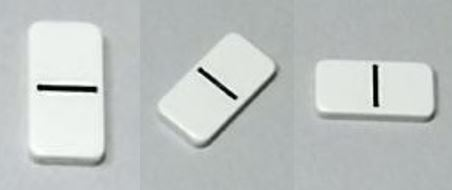
%> input picture SURF composite library/domino_00.jpg, 452 x 190 px
$ octave sift_composite_images.m   (GNU Octave 9; MATLAB toolbox functions it lacks are replaced by stand-ins)
%> lines starting %> are read from the running program, lines starting %| are printed output that depends on the picture
compositelibrary{1} = imread('SURF composite library/domino_00.jpg');
compositelibrary{2} = imread('SURF composite library/domino_01.jpg');
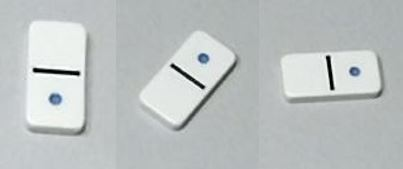
%> input picture SURF composite library/domino_01.jpg, 403 x 169 px
compositelibrary{3} = imread('SURF composite library/domino_03.jpg');
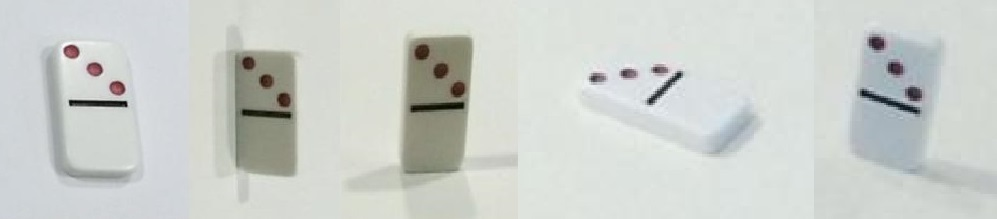
%> input picture SURF composite library/domino_03.jpg, 997 x 219 px
compositelibrary{4} = imread('SURF composite library/domino_04.jpg');
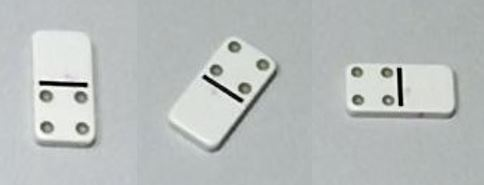
%> input picture SURF composite library/domino_04.jpg, 484 x 185 px
compositelibrary{5} = imread('SURF composite library/domino_05.jpg');
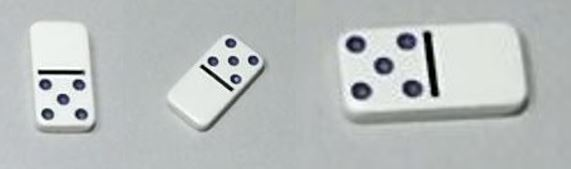
%> input picture SURF composite library/domino_05.jpg, 571 x 169 px
compositelibrary{6} = imread('SURF composite library/domino_06.jpg');
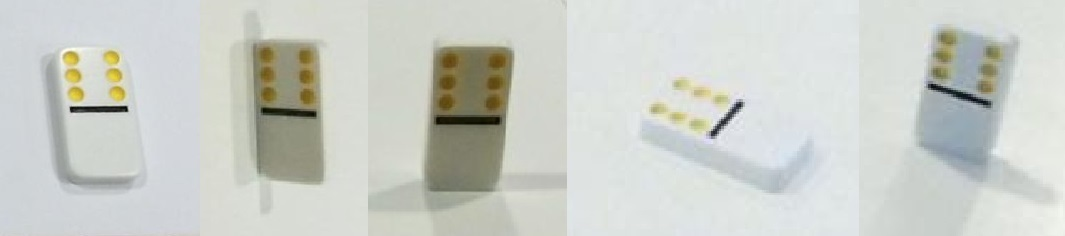
%> input picture SURF composite library/domino_06.jpg, 1065 x 236 px
%> (the run ends here)
